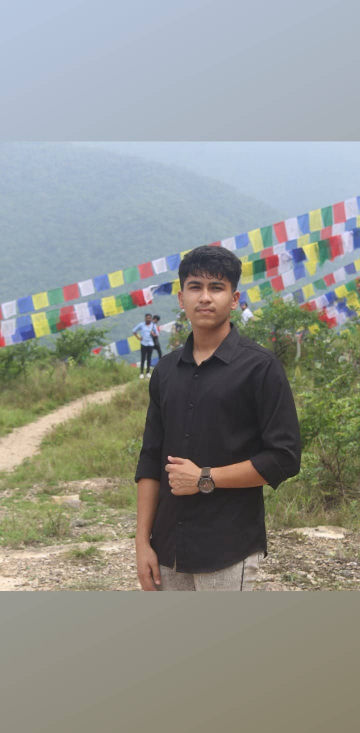
#> input picture opencv/object detection/EdgeDetection/royal.jpg, 720 x 1465 px, given in place of Screen Recording (1-25-2023 11-01-38 PM).mp4, which was not available (shown at 1/2 size)
$ python cam_shift_objdec.py
#> lines starting #> are read from the running program, lines starting #| are printed output that depends on the picture; after the words box and inside, x2 and y2 are one past the last pixel; in counts of white or black regions, pixels touching at a corner belong together; pictures that were not available may be replaced by others from this repository, and a replacement may not be noted
#cam shift algorithm to track object in the video
#mean shift object tracking
#locating the moving object over time

import cv2
import numpy as np
cap = cv2.VideoCapture("object detection\images\Screen Recording (1-25-2023 11-01-38 PM).mp4")
#take th first frame of image
ret,frame = cap.read()
#> frame is the input picture: shape (1465, 720, 3); mean B, G, R 141, 146.5, 144.2

#set the initail location of window
x,y,width,height = 600,350,90,80
track_window = (x,y,width,height)

#set up the roi for tracking
region_of_interest = frame[y:y+height,x:x+width]
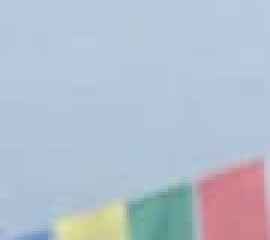
#> region_of_interest: shape (80, 90, 3) (shown 3 times larger); mean B, G, R 206.8, 191.5, 179.4

#converting to hsv color channel
hsv = cv2.cvtColor(region_of_interest,cv2.COLOR_BGR2HSV)
#> hsv: shape (80, 90, 3); mean H, S, V 108, 49.9, 213.5

#for histogram only hue is consider so we do inrange func
mask = cv2.inRange(hsv,np.array((0.,60.,32.)),np.array((180.,255.,255.)))
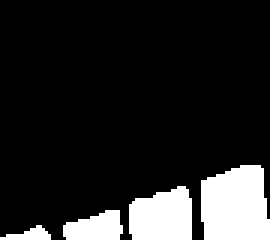
#> mask: shape (80, 90) (shown 3 times larger); 14.2% white; 4 white regions, box (x1, y1, x2, y2) and area: (67, 55, 90, 80) 501, (43, 62, 64, 80) 321, (21, 70, 41, 80) 151, (0, 75, 17, 80) 47

roi_hist = cv2.calcHist([hsv],[0],mask,[180],[0,180])
#> roi_hist = 180 values, max 282 at index 175, min 0 at index 0, mean 5.67

cv2.normalize(roi_hist,roi_hist,0,255,cv2.NORM_MINMAX)


#setup the termination criteria either 10 iteration or move by atleast 1 pt
#histogram back projection
term_crit = (cv2.TermCriteria_EPS | cv2.TermCriteria_COUNT,10,1)


cv2.imshow("roi",region_of_interest)

while True:
    res,frame = cap.read()
    if res == True:
        hsvv = cv2.cvtColor(frame,cv2.COLOR_BGR2HSV)
#> hsvv: shape (1465, 720, 3); mean H, S, V 70.7, 49.5, 158.5
        #this gives the back projected image
        dst = cv2.calcBackProject([hsvv],[0],roi_hist,[0,180],1)
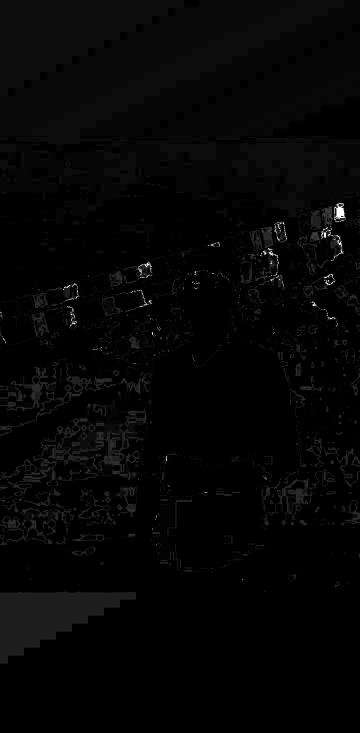
#> dst: shape (1465, 720) (shown at 1/2 size); min 0, max 255, mean 5.1

        #apply meanshift to get new location
        ret,track_window = cv2.CamShift(dst,track_window,term_crit)
#> ret = ((664.5, 440.5), (72.8, 104.4), 35.69); track_window = (633, 397, 63, 87)

        pts = cv2.boxPoints(ret)
#> pts = [[604.5, 461.7], [665.4, 376.9], [724.5, 419.3], [663.6, 504.1]]
        pts = np.int0(pts)
#> pts = [[604, 461], [665, 376], [724, 419], [663, 504]]
        final_image = cv2.polylines(frame,[pts],True,255,2)


        #draw it on image
        # x,y,w,h = track_window

        # final_image = cv2.rectangle(frame,(x,y),(x+w,y+h),255,1)


    cv2.imshow("frame",final_image)
    cv2.imshow("back_projected",dst)
    if cv2.waitKey(1) & 0xFF == ord("q"):
#> (key q is pressed here)
        break

cap.release()
cv2.destroyAllWindows()
